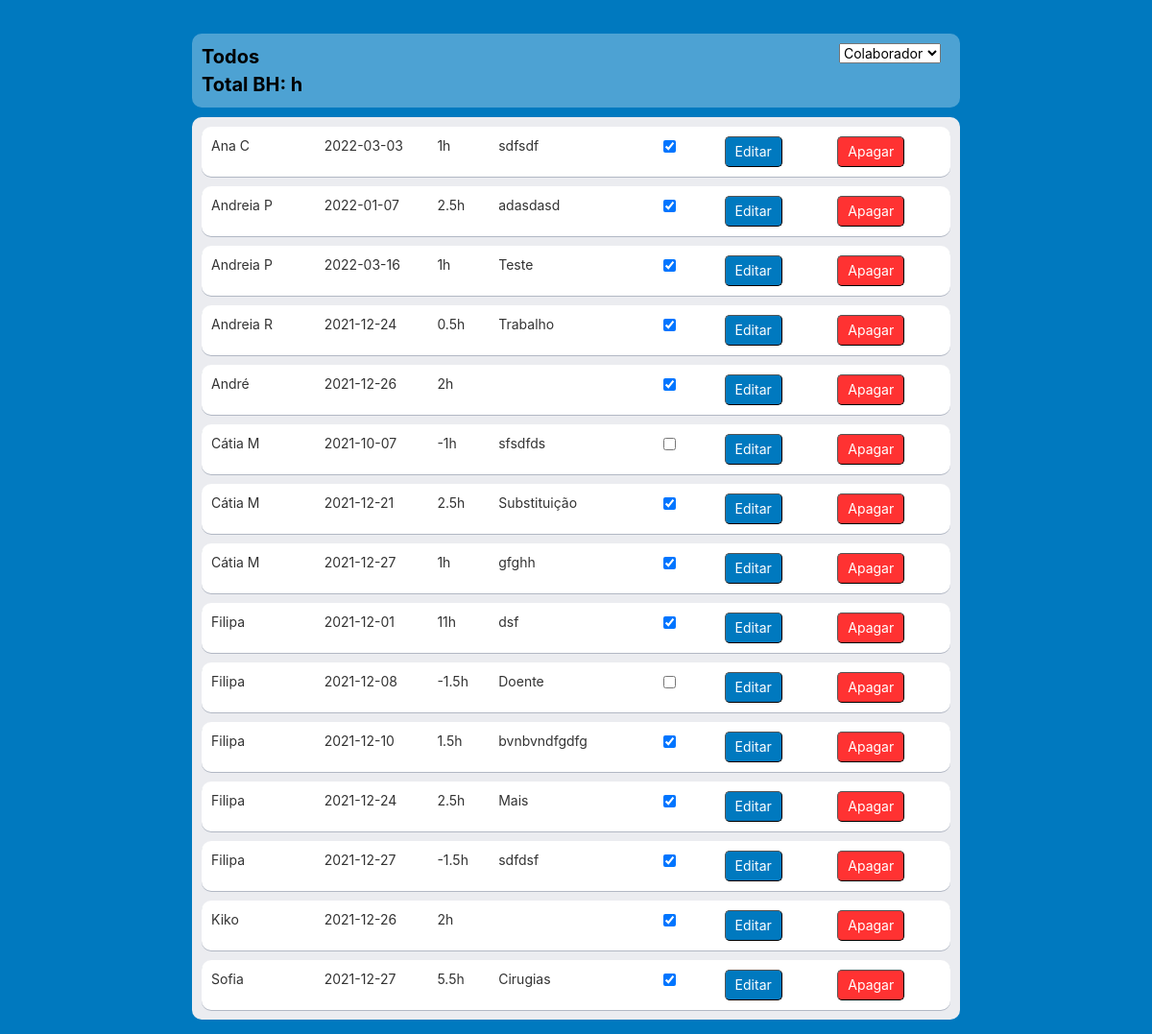
/banco_horas, run on an earlier commit of the app's database.
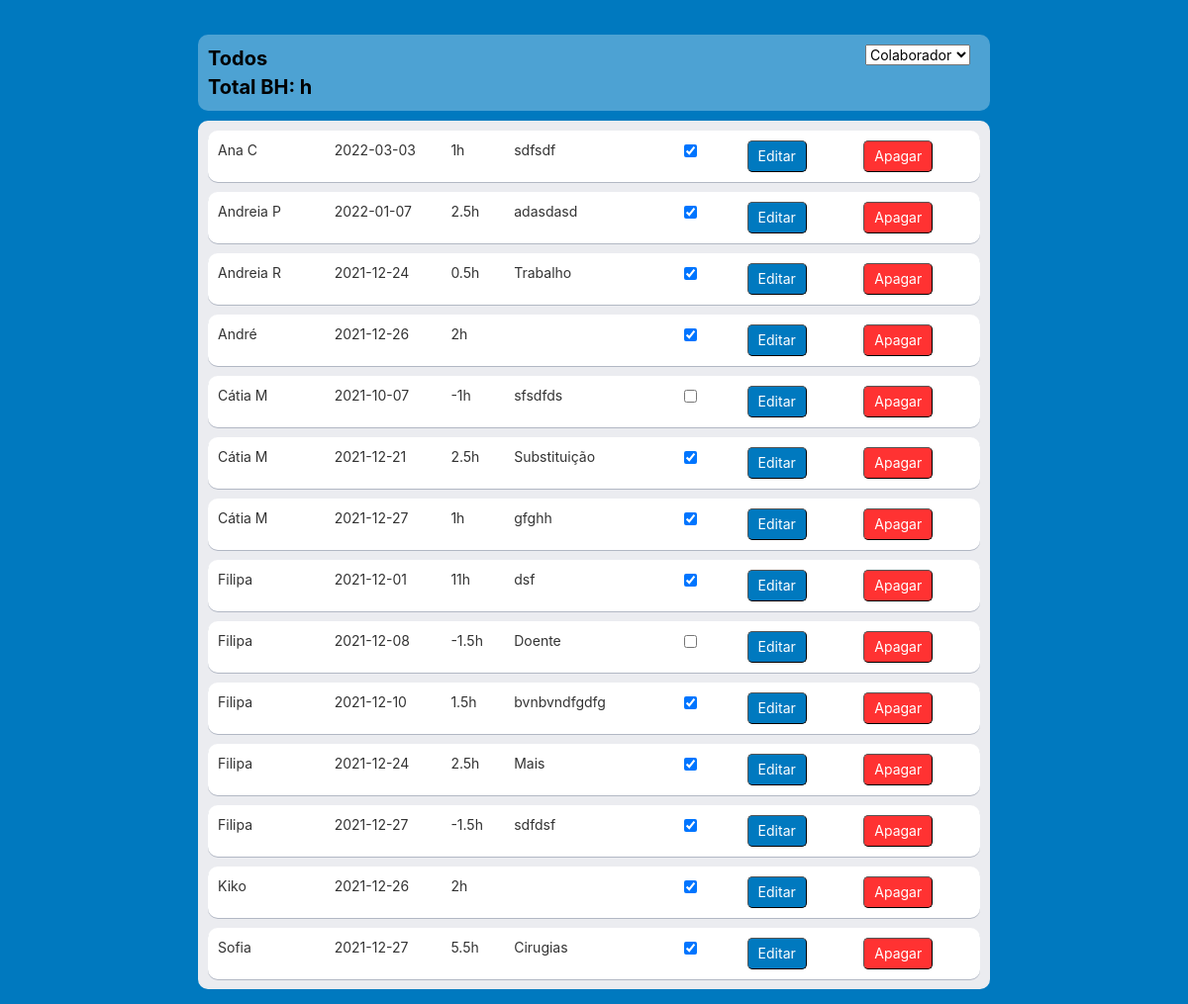
And on a later commit of the database.
### bh_db.py (models this page shows)
class BH(Model):
    worker_id = ForeignKeyField(Worker, backref='bh')
    data_pedido = DateField()
    data = DateField()
    duration = TimeField()
    desc = CharField()
    approved = BooleanField()
    class Meta:
        database = db
        table_name = bh_tbl
        order_by = ('data',)

class Worker(Model):
    name = CharField(unique=True)
    department = CharField()
    active = BooleanField()
    class Meta:
        database = db
        table_name = workers_tbl

### main.py (the view, shortened to what this page needs)
@app.route('/banco_horas', methods=['GET', 'POST'])
def bancohoras_list():
    workers_ = bh_db.get_dep_workers_list(False)
    if request.method == 'GET':
        worker_name_ = 'Todos'
        entradas_, soma_, soma_approved_ = bh_db.get_bh_all()
        return render_template('bh_list.html', entradas=entradas_, worker_name=worker_name_, workers=workers_, is_admin=is_admin)

### bh_db.py (called while the page is built)
def get_dep_workers_list(active_):
    if active_:
        return Worker.select().where(Worker.active == active_).order_by(Worker.name)
    else:
        return Worker.select().order_by(Worker.name)

def get_bh_all():
    soma = BH.select(fn.SUM(BH.duration)).scalar()
    soma_approved = BH.select(fn.SUM(BH.duration)).where(BH.approved == 1).scalar()
    if soma_approved is None:
        soma_approved = 0
    return BH.select(BH, Worker).join(Worker).order_by(Worker.name, BH.data), soma, soma_approved

### templates/bh_list.html (shortened to what this page needs)
{% extends 'base.html' %}
{% block content %}
<div class="board">
    <div class="board-header">
        <div class="left">
            <div class="board-header-text">
                <div class="list-title">
                    {{ worker_name }}
                    <br>Total BH: <div id="total" style="display:inline;">{{ soma_approved }}h
                </div>
            </div>
            </div>
        </div>
        <div class="right">
            <form action="" method="POST" id="banco">
                <select id="workers" name="workers" onchange="this.form.submit()" required>
                    <option value="" disabled selected hidden>Colaborador</option>
                </select>
            </form>
        </div>
    </div>
    <div class="board-lists-home">
        <div class="board-list">
            {% if entradas!=None %}
            {% for item in entradas %}
            <div class="card-bh-list" id="card_{{ item.id }}">
                <div>
                    {{ item.worker_id.name }}
                </div>
                <div id="data__{{ item.id }}">
                    {{ item.data }}
                </div>
                <div id="horas__{{ item.id }}">
                    {{ item.duration }}h
                </div>
                <div id="desc__{{ item.id }}">
                    {{ item.desc }}
                </div>
                <div>
                    <input type="checkbox" id="approved_{{ item.id }}" onchange="checkClick({{ item.id }}, '{{ worker_name }}')"
                           {% if item.approved %} checked{% endif %}>
                </div>
                <div>
                    <button type="button" class="button_submit" onclick="showHide('edit_card_{{ item.id }}', 'card_{{ item.id }}')">Editar</button>
                </div>
                <div>
                    <button type="button" class="button_delete" data-toggle="modal" data-target="#deleteModal" data-whatever="{{ item.id }}" data-who="{{ worker_name }}">Apagar</button>
                </div>
            </div>
            {% endfor %}
            {% endif %}
        </div>
    </div>
</div>
{% endblock %}

What changed in the data, as far as the page shows it:
removed BH: worker_id.name "Andreia P", data "2022-03-16", duration "1", desc "Teste", approved "☑"
